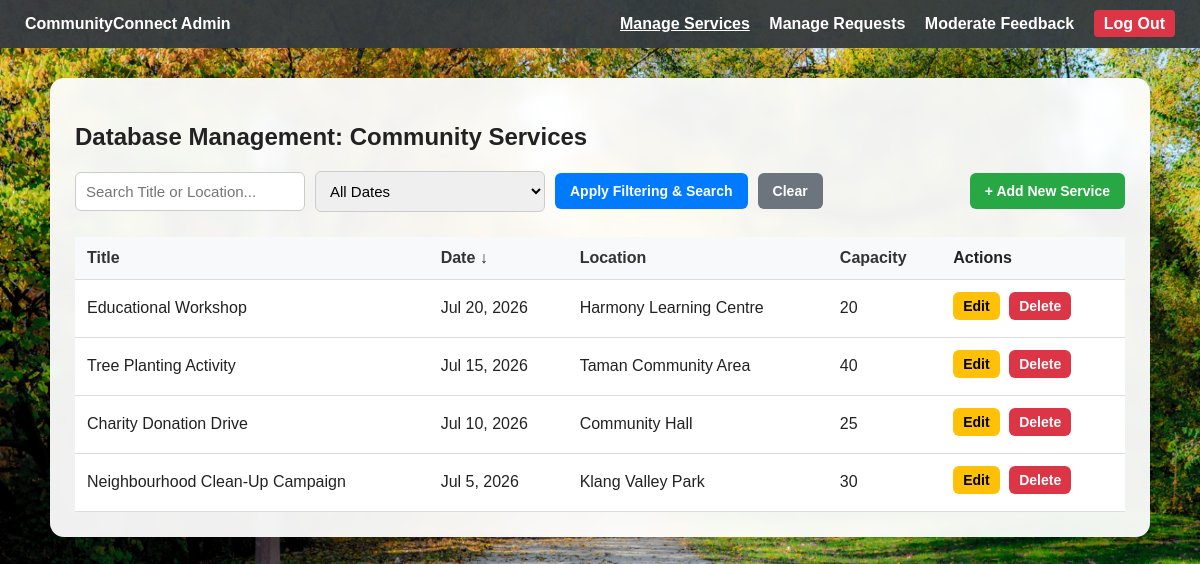
The page /admin.php (signed in) on the database as committed earlier.
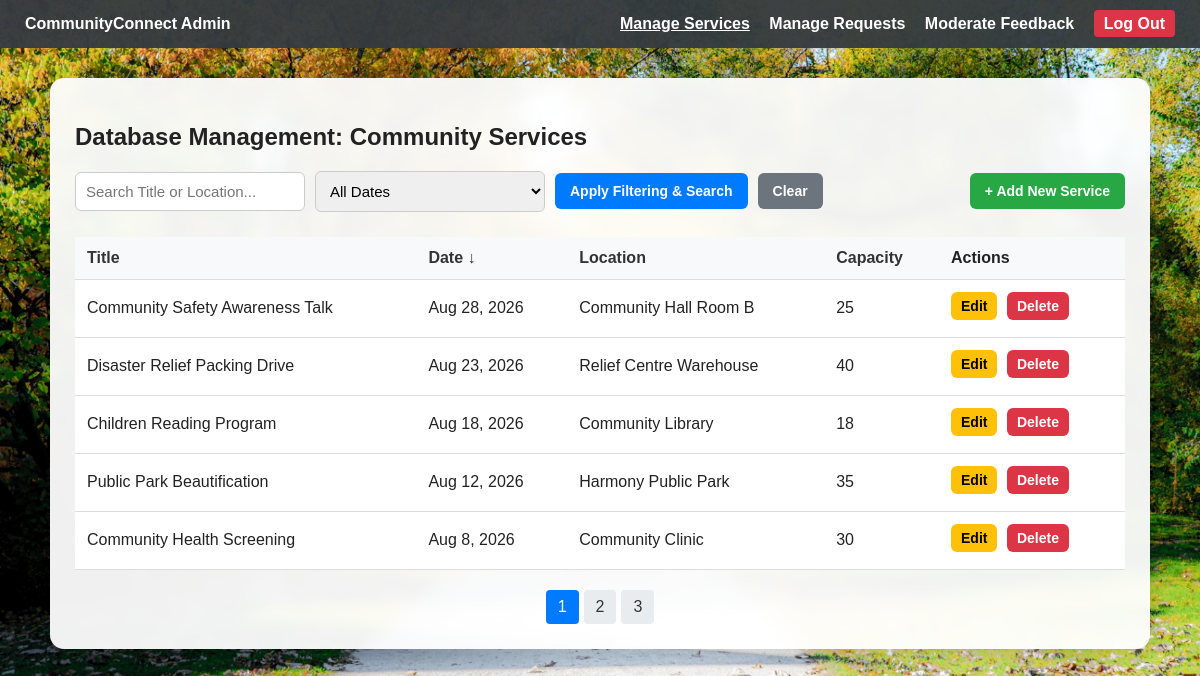
The same page on the database as committed later.
### tables this page shows
CREATE TABLE CommunityServices (
    ServiceID INT AUTO_INCREMENT PRIMARY KEY,
    Title VARCHAR(150) NOT NULL,
    Description TEXT NOT NULL,
    EventDate DATE NOT NULL,
    EventStartTime TIME NOT NULL,
    EventEndTime TIME NOT NULL,
    Location VARCHAR(150) NOT NULL,
    Capacity INT NOT NULL,
    AdminID INT,
    CreatedAt TIMESTAMP DEFAULT CURRENT_TIMESTAMP,
    FOREIGN KEY (AdminID) REFERENCES Users(UserID)
);

### admin.php (the view, shortened to what this page needs)
<?php
require 'db_connect.php';
$search = isset($_GET['search']) ? trim($_GET['search']) : '';
$filter = isset($_GET['filter']) ? $_GET['filter'] : 'all';
$sort_col = isset($_GET['sort']) ? $_GET['sort'] : 'EventDate';
$sort_dir = isset($_GET['dir']) && $_GET['dir'] == 'ASC' ? 'ASC' : 'DESC';
$page = isset($_GET['page']) ? intval($_GET['page']) : 1;
$limit = 5;
$sql_where = "WHERE 1=1 ";
$count_query = "SELECT COUNT(*) as total FROM CommunityServices " . $sql_where;
$count_result = $conn->query($count_query);
$total_rows = $count_result->fetch_assoc()['total'];
$total_pages = ceil($total_rows / $limit);
$offset = ($page - 1) * $limit;
$sql = "SELECT * FROM CommunityServices $sql_where ORDER BY $sort_col $sort_dir LIMIT $limit OFFSET $offset";
$result = $conn->query($sql);
function build_url($updates) {
    $params = $_GET;
    foreach($updates as $key => $value) { $params[$key] = $value; }
    return '?' . http_build_query($params);
}
?>
<!DOCTYPE html>
<html lang="en">
<head>
    <link rel="stylesheet" href="style.css">
</head>
<body>
<div class="navbar admin">
    <div><strong>CommunityConnect Admin</strong></div>
    <div>
        <a href="admin.php" style="text-decoration: underline;">Manage Services</a>
        <a href="manage_requests.php">Manage Requests</a>
        <a href="moderate_feedback.php">Moderate Feedback</a>
        <a href="logout.php" style="background: #dc3545; padding: 5px 10px; border-radius: 4px;">Log Out</a>
    </div>
</div>
<div class="container">
    <h2>Database Management: Community Services</h2>
    <div class="controls">
        <form action="admin.php" method="GET">
            <input type="text" name="search" placeholder="Search Title or Location..." value="<?php echo htmlspecialchars($search); ?>">
            <select name="filter">
                <option value="all" <?php if($filter == 'all') echo 'selected'; ?>>All Dates</option>
            </select>
            <button type="submit" class="btn-primary">Apply Filtering & Search</button>
            <a href="admin.php" class="btn-secondary">Clear</a>
        </form>
        <a href="admin.php?action=add" class="btn-success">+ Add New Service</a>
    </div>
    <table>
        <thead>
            <tr>
                <?php $next_dir = ($sort_dir == 'ASC') ? 'DESC' : 'ASC'; ?>
                <th><a href="<?php echo build_url(['sort'=>'Title', 'dir'=>$next_dir]); ?>">Title <?php if($sort_col=='Title') echo ($sort_dir=='ASC')?'&uarr;':'&darr;'; ?></a></th>
                <th><a href="<?php echo build_url(['sort'=>'EventDate', 'dir'=>$next_dir]); ?>">Date <?php if($sort_col=='EventDate') echo ($sort_dir=='ASC')?'&uarr;':'&darr;'; ?></a></th>
                <th><a href="<?php echo build_url(['sort'=>'Location', 'dir'=>$next_dir]); ?>">Location <?php if($sort_col=='Location') echo ($sort_dir=='ASC')?'&uarr;':'&darr;'; ?></a></th>
                <th><a href="<?php echo build_url(['sort'=>'Capacity', 'dir'=>$next_dir]); ?>">Capacity <?php if($sort_col=='Capacity') echo ($sort_dir=='ASC')?'&uarr;':'&darr;'; ?></a></th>
                <th>Actions</th>
            </tr>
        </thead>
        <tbody>
            <?php
            if ($result->num_rows > 0) {
                while($row = $result->fetch_assoc()) {
                    echo "<tr>";
                    echo "<td>" . htmlspecialchars($row['Title']) . "</td>";
                    echo "<td>" . date("M j, Y", strtotime($row['EventDate'])) . "</td>";
                    echo "<td>" . htmlspecialchars($row['Location']) . "</td>";
                    echo "<td>" . $row['Capacity'] . "</td>";
                    echo "<td>
                            <a href='admin.php?action=edit&id=" . $row['ServiceID'] . "' class='btn-warning'>Edit</a>
                            <a href='admin.php?delete=" . $row['ServiceID'] . "' class='btn-danger' onclick=\"return confirm('Confirm deletion from database?');\">Delete</a>
                          </td>";
                    echo "</tr>";
                }
            } else {
                echo "<tr><td colspan='5' style='text-align: center;'>No community services found in the database.</td></tr>";
            }
            ?>
        </tbody>
    </table>
    <?php if ($total_pages > 1): ?>
    <div class="pagination">
        <?php for ($i = 1; $i <= $total_pages; $i++): ?>
            <a href="<?php echo build_url(['page' => $i]); ?>" class="<?php echo ($page == $i) ? 'active' : ''; ?>">
                <?php echo $i; ?>
            </a>
        <?php endfor; ?>
    </div>
    <?php endif; ?>
</div>
</body>
</html>

### style.css (style rules this page uses)
* { box-sizing: border-box; }
body { font-family: Arial, sans-serif; margin: 0; color: #222; background-image: url("images/image3.jpg"); background-size: cover; background-position: center; background-repeat: no-repeat; background-attachment: fixed; }
.navbar { background-color: rgba(0, 123, 255, 0.95); padding: 15px 25px; color: white; display: flex; justify-content: space-between; align-items: center; }
.navbar.admin { background-color: rgba(52, 58, 64, 0.95); }
.navbar a { color: white; text-decoration: none; margin-left: 15px; font-weight: bold; }
.container { max-width: 1100px; margin: 30px auto; background: rgba(255, 255, 255, 0.94); padding: 25px; border-radius: 14px; box-shadow: 0 8px 25px rgba(0, 0, 0, 0.18); backdrop-filter: blur(6px); overflow-x: auto; }
input, textarea, select { width: 100%; padding: 10px; margin-top: 6px; margin-bottom: 12px; border: 1px solid #ccc; border-radius: 6px; font-size: 15px; }
button, .btn, .btn-primary, .btn-success, .btn-danger, .btn-warning, .btn-secondary, .btn-view, .btn-join, .btn-back, .btn-feedback, .btn-approve, .btn-reject { display: inline-block; padding: 10px 15px; border: none; border-radius: 6px; cursor: pointer; font-weight: bold; text-decoration: none; text-align: center; font-size: 14px; }
button, .btn-primary { background-color: #007BFF; color: white; }
.btn-success { background-color: #28a745; color: white; }
.btn-danger { background-color: #dc3545; color: white; }
.btn-warning { background-color: #ffc107; color: black; }
.btn-secondary { background-color: #6c757d; color: white; }
td .btn-warning, td .btn-danger, td .btn-success, td .btn-secondary { padding: 6px 10px; font-size: 14px; margin-right: 5px; margin-bottom: 5px; }
table { width: 100%; border-collapse: collapse; margin-top: 20px; background: white; }
th, td { padding: 12px; text-align: left; border-bottom: 1px solid #ddd; }
th { background-color: #f8f9fa; }
th a { color: #333; text-decoration: none; }
.controls { display: flex; justify-content: space-between; align-items: center; gap: 15px; margin-bottom: 25px; }
.controls form { display: flex; align-items: center; gap: 10px; flex-wrap: wrap; margin-bottom: 0; }
.controls input, .controls select { width: 230px; margin: 0; }
.controls button { width: auto; white-space: nowrap; }
.controls .btn-secondary, .controls .btn-success { white-space: nowrap; }
.pagination { margin-top: 20px; display: flex; gap: 5px; justify-content: center; }
.pagination a { padding: 8px 12px; background: #e9ecef; text-decoration: none; color: #333; border-radius: 4px; }
.pagination a.active { background: #007BFF; color: white; }

Rows that differ between the two databases and show on the page:
no longer on this page (row unchanged): communityservices: Title "Educational Workshop", EventDate "Jul 20, 2026", Location "Harmony Learning Centre", Capacity "20"
no longer on this page (row unchanged): communityservices: Title "Tree Planting Activity", EventDate "Jul 15, 2026", Location "Taman Community Area", Capacity "40"
no longer on this page (row unchanged): communityservices: Title "Charity Donation Drive", EventDate "Jul 10, 2026", Location "Community Hall", Capacity "25"
no longer on this page (row unchanged): communityservices: Title "Neighbourhood Clean-Up Campaign", EventDate "Jul 5, 2026", Location "Klang Valley Park", Capacity "30"
added communityservices: Title "Community Safety Awareness Talk", EventDate "Aug 28, 2026", Location "Community Hall Room B", Capacity "25"
added communityservices: Title "Disaster Relief Packing Drive", EventDate "Aug 23, 2026", Location "Relief Centre Warehouse", Capacity "40"
added communityservices: Title "Children Reading Program", EventDate "Aug 18, 2026", Location "Community Library", Capacity "18"
added communityservices: Title "Public Park Beautification", EventDate "Aug 12, 2026", Location "Harmony Public Park", Capacity "35"
added communityservices: Title "Community Health Screening", EventDate "Aug 8, 2026", Location "Community Clinic", Capacity "30"
Other text that changed with them:
new list line: "1"
new list line: "2"
new list line: "3"
